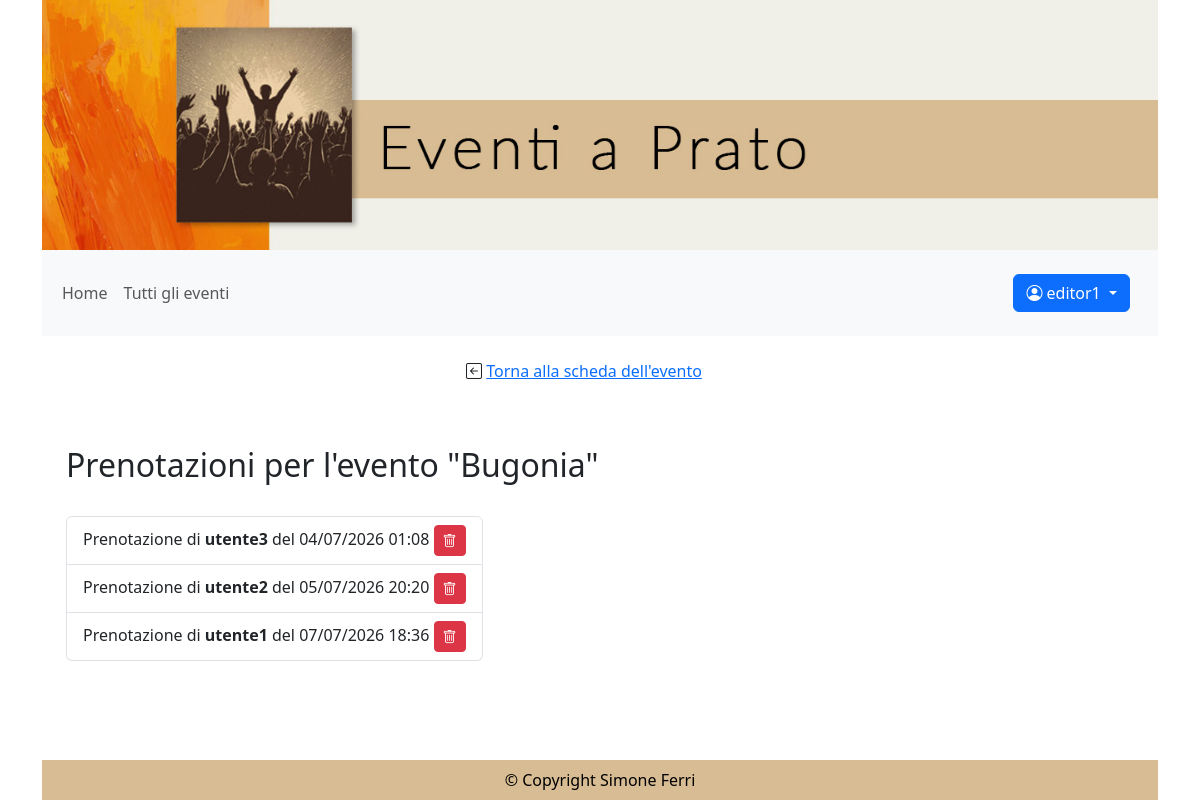
/eventi/7/prenotazioni/ (signed in), run on the app's committed database.
### eventi_accounts/models.py (models this page shows)
class CustomUser(AbstractUser):
    eta = models.PositiveIntegerField(null=True, blank=True, verbose_name="Età")
    telefono = models.PositiveIntegerField(null=True, blank=True)

### eventi_gestione/models.py (models this page shows)
class Eventi(models.Model):
    nome_evento = models.CharField(max_length=100)
    descrizione_evento = models.TextField()
    tipo_evento = models.ManyToManyField(Tipologia, related_name='eventi')
    luogo_evento = models.CharField(max_length=100)
    data_ora_evento = models.DateTimeField()
    immagine_evento = models.ImageField(upload_to='eventi/', blank=True)
    posti_prenotabili = models.PositiveIntegerField(null=True, blank=True)
    prezzo = models.PositiveIntegerField(null=True, blank=True, default=0)
    pubblicato = models.BooleanField(default=False)
    annullato = models.BooleanField(default=False)
    creatore = models.ForeignKey(CustomUser, on_delete=models.CASCADE, related_name='eventi_creati', limit_choices_to={'groups__name': 'redattori'})
    def __str__(self):
        return self.nome_evento

### eventi_prenotazione/models.py (models this page shows, shortened)
class Prenotazione(models.Model):
    STATI_PRENOTAZIONE = [
        ('ATTIVA', 'Attiva'),
        ('CANCELLATA', 'Cancellata'),
    ]
    utente = models.ForeignKey(CustomUser, on_delete=models.CASCADE)
    evento = models.ForeignKey(Eventi, on_delete=models.CASCADE)
    data_prenotazione = models.DateTimeField(auto_now_add=True)
    stato = models.CharField(max_length=20, choices=STATI_PRENOTAZIONE, default='ATTIVA')
    class Meta:
        unique_together = ('utente', 'evento')

### eventi_pagine/views.py (the view)
# urls.py: path('eventi/<int:evento_id>/prenotazioni/', EventPrenotazioniListView.as_view(), name='evento_prenotazioni'),
class EventPrenotazioniListView(UserPassesTestMixin, ListView):
    model = Prenotazione
    template_name = 'prenotazioni_evento.html'
    context_object_name = 'prenotazioni'
    def get_queryset(self):
        self.evento = get_object_or_404(Eventi, pk=self.kwargs['evento_id'])
        return Prenotazione.objects.filter(evento=self.evento).order_by('data_prenotazione')
    def get_context_data(self, **kwargs):
        context = super().get_context_data(**kwargs)
        context['evento'] = self.evento
        return context
    def test_func(self):
        return self.request.user.groups.filter(name='redattori').exists()

### eventi_pagine/templatetags/auth_extras.py (called while the page is built)
@register.filter(name='has_group')
def has_group(user, group_name):
    return user.groups.filter(name=group_name).exists()

### templates/prenotazioni_evento.html (shortened to what this page needs)
{% extends "base.html" %}
{% block content %}
    <nav class="navbar navbar-expand navbar-light bg-white mt-2">
        <div class="container-fluid d-flex justify-content-center">
            <div class="">
                <ul class="navbar-nav mb-2 mb-lg-0">
                    <li class="nav-item">
                        <div class="btn" role="button"><i class="bi bi-arrow-left-square"></i>   <a class="btn-link" href="/eventi/{{ evento.id }}/">Torna alla scheda dell'evento</a></div>
                    </li>
                <ul>
            </div>
        </div>
    </nav>
    <h2 class="mt-5">Prenotazioni per l'evento "{{ evento }}"</h2>
    {% if prenotazioni %}
        <div class="row">
            <div class="col-sm-auto">
                <ul class="mt-4 list-group">
                {% for prenotazione in prenotazioni %}
                    <li class="list-group-item"> Prenotazione di <strong>{{ prenotazione.utente }}</strong> del {{ prenotazione.data_prenotazione|date:"d/m/Y H:i" }}
                        <button type="button" class="btn btn-danger btn-sm" data-bs-toggle="modal" data-bs-target="#eliminaConferma" data-utente-nome="{{ prenotazione.utente }}"
                        data-url-cancellazione="{% url 'cancella_prenotazione_evento' prenotazione.id %}">
                            <i class="bi bi-trash"></i> <span class="visually-hidden">Elimina</span>
                        </button>
                    </li>
                {% endfor %}
                </ul>
            </div>
        </div>
    {% endif %}
{% endblock content %}

### templates/base.html (shortened to what this page needs)
{% load auth_extras %}
{% load static %}
<!DOCTYPE html>
<html lang="it">
    <head>
        <link href="https://cdn.jsdelivr.net/npm/bootstrap@5.3.8/dist/css/bootstrap.min.css" rel="stylesheet">
        <link rel="stylesheet" href="https://cdn.jsdelivr.net/npm/bootstrap-icons@1.13.1/font/bootstrap-icons.min.css">
        <link  rel="stylesheet"  href="{% static 'css/style.css' %}" type="text/css"  />
    </head>
    <body class="container d-flex flex-column min-vh-100">
        <header>
            <div class="header_img"></div>
            <nav class="navbar navbar-expand-lg bg-body-tertiary">
              <div class="container-fluid">
                <div class="collapse navbar-collapse" id="navbarText">
                  <ul class="navbar-nav me-auto mb-2 mb-lg-0 f5">
                    <li class="nav-item">
                        <a {% if request.resolver_match.url_name == 'home' %}class="nav-link active" aria-current="page"{% else %}class="nav-link"{% endif %} href="/">Home</a>
                    </li>
                    <li class="nav-item">
                      <a  {% if request.resolver_match.url_name == 'eventi' %}class="nav-link active" aria-current="page"{% else %}class="nav-link"{% endif %} href="/eventi">Tutti gli eventi</a>
                    </li>
                  </ul>
                  <span class="navbar-text">
                    {% if user.is_authenticated %}
                        <div class="navbar-text me-3">
                            <div class="btn-group">
                                <button type="button" class="btn btn-primary dropdown-toggle" data-bs-toggle="dropdown" aria-expanded="false">
                                <i class="bi bi-person-circle"></i> {{ user.username }} <span class="visually-hidden">Menu utente</span>
                                </button>
                            </div>
                        </div>
                    {% else %}
                        <a href="/login/" class="btn btn-primary text-bg-primary" role="button">Sign in</a>
                        <a href="/signup/" class="btn btn-secondary text-bg-secondary" role="button">Sign up</a>
                    {% endif %}
                  </span>
                </div>
              </div>
            </nav>
        </header>
        <main class="container flex-grow-1">
        <div class="container">
          {% block content %}
          {% endblock content %}
        </div>
        </main>
        <footer class="text-black text-center p-2 mt-5 ">
            © Copyright Simone Ferri
        </footer>
    </body>
</html>

### static/css/style.css (style rules this page uses)
.header_img { background-image: url('../img/testata-eventi.jpg'); background-size: cover; height: 250px; }
footer { background-color: #d8bc94; }

### data on the page
CustomUser: username "editor1"
Eventi: nome_evento "Bugonia"
Prenotazione: utente "utente3", data_prenotazione "04/07/2026 01:08"
Prenotazione: utente "utente2", data_prenotazione "05/07/2026 20:20"
Prenotazione: utente "utente1", data_prenotazione "07/07/2026 18:36"
